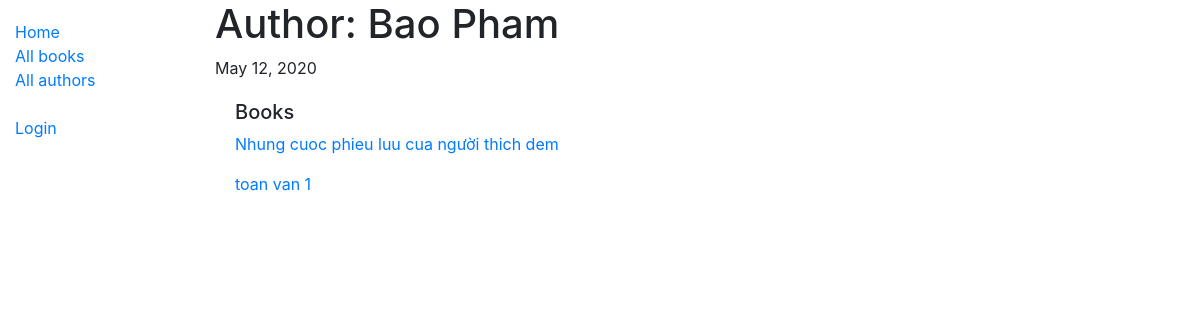
Page /catalog/author/1 on the earlier database version.
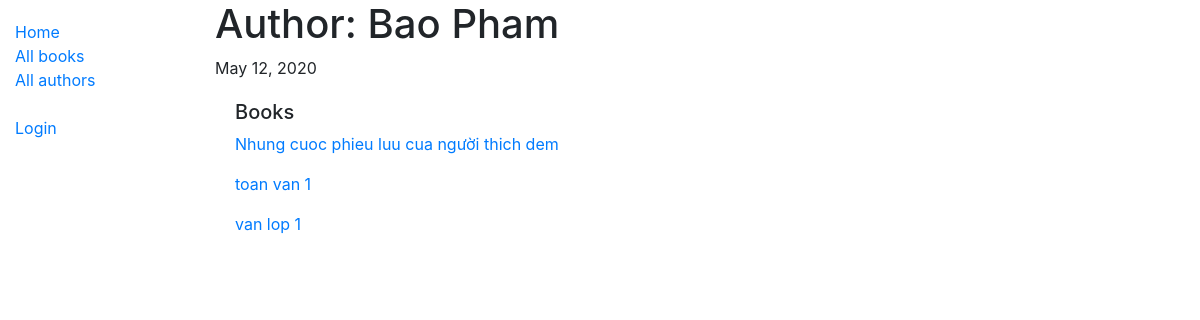
Same page on the later database version.
### catalog/models.py (models this page shows, shortened)
class Book(models.Model):
    title = models.CharField(max_length=200)
    author = models.ForeignKey('Author', on_delete=models.SET_NULL, null=True)
    summary = models.TextField(max_length=1000, help_text="Enter a brief description about the book")
    isbn = models.CharField("ISBN", max_length=13, help_text='13 Character <a href="https://www.isbn-'
                                                             'international.org/content/what-isbn">ISBN number</a>')
    genre = models.ManyToManyField(Gerne, help_text="Select a gerne for this book")
    def display_genre(self):
        return ', '.join(genre.name for genre in self.genre.all())
    display_genre.short_description = "Genre"

### catalog/views.py (the view, shortened to what this page needs)
# urls.py: path('author/<int:pk>', views.AuthorDetailView.as_view(), name='author-detail'),
class AuthorDetailView(generic.DetailView):
    model = Author
    def get_context_data(self, **kwargs):
        context = super(AuthorDetailView, self).get_context_data(**kwargs)
        context['books'] = Book.objects.all()
        return context

### catalog/templates/catalog/author_detail.html
{% extends "base_generic.html" %}
{% block content %}
<h1>Author: {{ author.first_name }} {{ author.last_name }}</h1>
<p>{{author.date_of_birth}}</p>
 <div style="margin-left:20px;margin-top:20px">
     <h5>Books</h5>
     {% if books %}
         {% for book in books %}
            {% if book.author.id == author.id %}
                <p><a href="{% url 'book-detail' book.id %}"> {{ book.title }}</a> </p>
            {% endif %}
         {% endfor %}
     {% else %}
        <p>khoong co book</p>
     {% endif %}
 </div>
{% endblock %}

Differences in the rows shown:
added Book: title "van lop 1"
